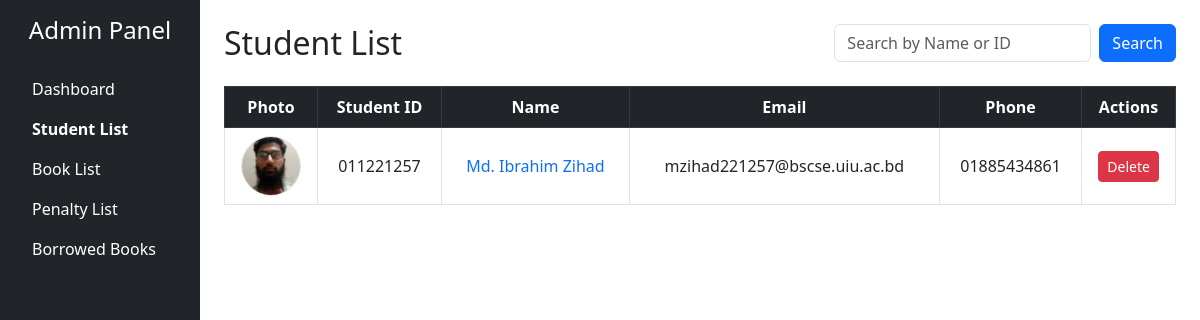
Page /studentList.php on the committed database.
### tables this page shows
CREATE TABLE `studentimage` (
  `student_id` varchar(10) NOT NULL,
  `front_img` varchar(255) DEFAULT NULL,
  `left_img` varchar(255) DEFAULT NULL,
  `right_img` varchar(255) DEFAULT NULL
);

CREATE TABLE `students` (
  `student_id` varchar(10) NOT NULL,
  `name` varchar(100) DEFAULT NULL,
  `phone` varchar(20) DEFAULT NULL,
  `email` varchar(100) DEFAULT NULL,
  `department` varchar(100) DEFAULT NULL
);

### studentList.php (the view, shortened to what this page needs)
<?php
include 'connectdb.php';
$search = isset($_GET['search']) ? $_GET['search'] : '';
$sql = "SELECT s.student_id, s.name, s.email, s.phone, i.front_img
        FROM students s
        LEFT JOIN studentimage i ON s.student_id = i.student_id
        WHERE s.student_id LIKE '%$search%' OR s.name LIKE '%$search%'
        ORDER BY s.student_id ASC";
$result = $conn->query($sql);
?>
<!DOCTYPE html>
<html lang="en">
<head>
    <link href="https://cdn.jsdelivr.net/npm/bootstrap@5.3.0/dist/css/bootstrap.min.css" rel="stylesheet">
</head>
<body>
<div class="container-fluid">
    <div class="row min-vh-100">
        <nav class="col-md-3 col-lg-2 bg-dark text-white p-3">
            <h4 class="text-center mb-4">Admin Panel</h4>
            <ul class="nav flex-column">
                <li class="nav-item"><a href="adminDashboard.php" class="nav-link text-white">Dashboard</a></li>
                <li class="nav-item"><a href="studentList.php" class="nav-link text-white fw-bold">Student List</a></li>
                <li class="nav-item"><a href="adminBookList.php" class="nav-link text-white">Book List</a></li>
                <li class="nav-item"><a href="penaltyList.php" class="nav-link text-white">Penalty List</a></li>
                <li class="nav-item"><a href="borrowedList.php" class="nav-link text-white">Borrowed Books</a></li>
            </ul>
        </nav>
        <main class="col-md-9 col-lg-10 p-4">
            <div class="d-flex justify-content-between align-items-center mb-4">
                <h2 class="mb-0">Student List</h2>
                <form class="d-flex" action="studentList.php" method="GET">
                    <input type="text" name="search" class="form-control me-2" placeholder="Search by Name or ID" value="<?= htmlspecialchars($search) ?>">
                    <button type="submit" class="btn btn-primary">Search</button>
                </form>
            </div>
            <div class="table-responsive">
                <table class="table table-bordered align-middle text-center">
                    <thead class="table-dark">
                        <tr>
                            <th scope="col">Photo</th>
                            <th scope="col">Student ID</th>
                            <th scope="col">Name</th>
                            <th scope="col">Email</th>
                            <th scope="col">Phone</th>
                            <th scope="col">Actions</th>
                        </tr>
                    </thead>
                    <tbody>
                        <?php while ($row = $result->fetch_assoc()) : ?>
                            <tr>
                                <td>
                                    <?php if ($row['front_img']) : ?>
                                        <img src="<?= htmlspecialchars($row['front_img']) ?>" alt="Photo" class="rounded-circle border" style="width: 60px; height: 60px; object-fit: cover;">
                                    <?php else : ?>
                                        <span class="text-muted">No Photo</span>
                                    <?php endif; ?>
                                </td>
                                <td><?= $row['student_id'] ?></td>
                                <td>
                                    <a href="studentDetails.php?id=<?= $row['student_id'] ?>" class="text-decoration-none"><?= $row['name'] ?></a>
                                </td>
                                <td><?= $row['email'] ?></td>
                                <td><?= $row['phone'] ?></td>
                                <td>
                                    <form method="POST" action="deleteStudent.php" onsubmit="return confirm('Are you sure you want to delete this student?');">
                                        <button type="submit" class="btn btn-sm btn-danger">Delete</button>
                                    </form>
                                </td>
                            </tr>
                        <?php endwhile; ?>
                    </tbody>
                </table>
            </div>
        </main>
    </div>
</div>
</body>
</html>

### rows in the picture
studentimage: front_img (picture), student_id.student_id "011221257", student_id.name "Md. Ibrahim Zihad", student_id.email "mzihad221257@bscse.uiu.ac.bd", student_id.phone "01885434861"
